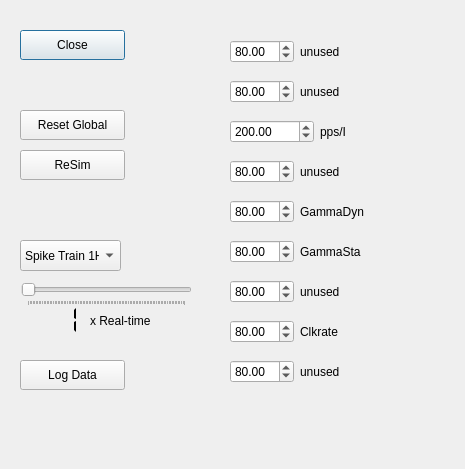
<?xml version="1.0" encoding="UTF-8"?>
<ui version="4.0">
 <class>Dialog</class>
 <widget class="QDialog" name="Dialog">
  <property name="windowModality">
   <enum>Qt::WindowModal</enum>
  </property>
  <property name="geometry">
   <rect>
    <x>0</x>
    <y>0</y>
    <width>465</width>
    <height>469</height>
   </rect>
  </property>
  <property name="windowTitle">
   <string>Dialog</string>
  </property>
  <widget class="QPushButton" name="pushButton_2">
   <property name="geometry">
    <rect>
     <x>20</x>
     <y>30</y>
     <width>105</width>
     <height>30</height>
    </rect>
   </property>
   <property name="text">
    <string>Close</string>
   </property>
  </widget>
  <widget class="QPushButton" name="pushButton_4">
   <property name="geometry">
    <rect>
     <x>20</x>
     <y>110</y>
     <width>105</width>
     <height>30</height>
    </rect>
   </property>
   <property name="text">
    <string>Reset Global</string>
   </property>
   <property name="checkable">
    <bool>true</bool>
   </property>
  </widget>
  <widget class="QPushButton" name="pushButton_5">
   <property name="geometry">
    <rect>
     <x>20</x>
     <y>150</y>
     <width>105</width>
     <height>30</height>
    </rect>
   </property>
   <property name="text">
    <string>ReSim</string>
   </property>
   <property name="checkable">
    <bool>true</bool>
   </property>
  </widget>
  <widget class="QComboBox" name="comboBox">
   <property name="geometry">
    <rect>
     <x>20</x>
     <y>240</y>
     <width>101</width>
     <height>31</height>
    </rect>
   </property>
   <item>
    <property name="text">
     <string>Spike Train 1Hz</string>
    </property>
   </item>
   <item>
    <property name="text">
     <string>Spike Train 10Hz</string>
    </property>
   </item>
   <item>
    <property name="text">
     <string>Spike Train 20Hz</string>
    </property>
   </item>
  </widget>
  <widget class="QWidget" name="layoutWidget">
   <property name="geometry">
    <rect>
     <x>230</x>
     <y>80</y>
     <width>176</width>
     <height>34</height>
    </rect>
   </property>
   <layout class="QFormLayout" name="formLayout_1">
    <item row="0" column="1">
     <widget class="QLabel" name="label_1">
      <property name="text">
       <string>unused</string>
      </property>
     </widget>
    </item>
    <item row="0" column="0">
     <widget class="QDoubleSpinBox" name="doubleSpinBox_1">
      <property name="maximum">
       <double>200.000000000000000</double>
      </property>
      <property name="value">
       <double>80.000000000000000</double>
      </property>
     </widget>
    </item>
   </layout>
  </widget>
  <widget class="QSlider" name="horizontalSlider">
   <property name="geometry">
    <rect>
     <x>21</x>
     <y>281</y>
     <width>171</width>
     <height>25</height>
    </rect>
   </property>
   <property name="minimum">
    <number>1</number>
   </property>
   <property name="maximum">
    <number>1000</number>
   </property>
   <property name="tracking">
    <bool>false</bool>
   </property>
   <property name="orientation">
    <enum>Qt::Horizontal</enum>
   </property>
   <property name="invertedControls">
    <bool>true</bool>
   </property>
   <property name="tickPosition">
    <enum>QSlider::TicksBelow</enum>
   </property>
   <property name="tickInterval">
    <number>10</number>
   </property>
  </widget>
  <widget class="QLCDNumber" name="lcdNumber">
   <property name="geometry">
    <rect>
     <x>0</x>
     <y>300</y>
     <width>81</width>
     <height>40</height>
    </rect>
   </property>
   <property name="sizePolicy">
    <sizepolicy hsizetype="Minimum" vsizetype="Minimum">
     <horstretch>0</horstretch>
     <verstretch>0</verstretch>
    </sizepolicy>
   </property>
   <property name="palette">
    <palette>
     <active>
      <colorrole role="WindowText">
       <brush brushstyle="SolidPattern">
        <color alpha="255">
         <red>0</red>
         <green>0</green>
         <blue>0</blue>
        </color>
       </brush>
      </colorrole>
      <colorrole role="Button">
       <brush brushstyle="SolidPattern">
        <color alpha="255">
         <red>255</red>
         <green>0</green>
         <blue>0</blue>
        </color>
       </brush>
      </colorrole>
      <colorrole role="Light">
       <brush brushstyle="SolidPattern">
        <color alpha="255">
         <red>255</red>
         <green>127</green>
         <blue>127</blue>
        </color>
       </brush>
      </colorrole>
      <colorrole role="Midlight">
       <brush brushstyle="SolidPattern">
        <color alpha="255">
         <red>255</red>
         <green>63</green>
         <blue>63</blue>
        </color>
       </brush>
      </colorrole>
      <colorrole role="Dark">
       <brush brushstyle="SolidPattern">
        <color alpha="255">
         <red>127</red>
         <green>0</green>
         <blue>0</blue>
        </color>
       </brush>
      </colorrole>
      <colorrole role="Mid">
       <brush brushstyle="SolidPattern">
        <color alpha="255">
         <red>170</red>
         <green>0</green>
         <blue>0</blue>
        </color>
       </brush>
      </colorrole>
      <colorrole role="Text">
       <brush brushstyle="SolidPattern">
        <color alpha="255">
         <red>0</red>
         <green>0</green>
         <blue>0</blue>
        </color>
       </brush>
      </colorrole>
      <colorrole role="BrightText">
       <brush brushstyle="SolidPattern">
        <color alpha="255">
         <red>255</red>
         <green>255</green>
         <blue>255</blue>
        </color>
       </brush>
      </colorrole>
      <colorrole role="ButtonText">
       <brush brushstyle="SolidPattern">
        <color alpha="255">
         <red>0</red>
         <green>0</green>
         <blue>0</blue>
        </color>
       </brush>
      </colorrole>
      <colorrole role="Base">
       <brush brushstyle="SolidPattern">
        <color alpha="255">
         <red>255</red>
         <green>255</green>
         <blue>255</blue>
        </color>
       </brush>
      </colorrole>
      <colorrole role="Window">
       <brush brushstyle="SolidPattern">
        <color alpha="255">
         <red>255</red>
         <green>0</green>
         <blue>0</blue>
        </color>
       </brush>
      </colorrole>
      <colorrole role="Shadow">
       <brush brushstyle="SolidPattern">
        <color alpha="255">
         <red>0</red>
         <green>0</green>
         <blue>0</blue>
        </color>
       </brush>
      </colorrole>
      <colorrole role="AlternateBase">
       <brush brushstyle="SolidPattern">
        <color alpha="255">
         <red>255</red>
         <green>127</green>
         <blue>127</blue>
        </color>
       </brush>
      </colorrole>
      <colorrole role="ToolTipBase">
       <brush brushstyle="SolidPattern">
        <color alpha="255">
         <red>255</red>
         <green>255</green>
         <blue>220</blue>
        </color>
       </brush>
      </colorrole>
      <colorrole role="ToolTipText">
       <brush brushstyle="SolidPattern">
        <color alpha="255">
         <red>0</red>
         <green>0</green>
         <blue>0</blue>
        </color>
       </brush>
      </colorrole>
     </active>
     <inactive>
      <colorrole role="WindowText">
       <brush brushstyle="SolidPattern">
        <color alpha="255">
         <red>0</red>
         <green>0</green>
         <blue>0</blue>
        </color>
       </brush>
      </colorrole>
      <colorrole role="Button">
       <brush brushstyle="SolidPattern">
        <color alpha="255">
         <red>255</red>
         <green>0</green>
         <blue>0</blue>
        </color>
       </brush>
      </colorrole>
      <colorrole role="Light">
       <brush brushstyle="SolidPattern">
        <color alpha="255">
         <red>255</red>
         <green>127</green>
         <blue>127</blue>
        </color>
       </brush>
      </colorrole>
      <colorrole role="Midlight">
       <brush brushstyle="SolidPattern">
        <color alpha="255">
         <red>255</red>
         <green>63</green>
         <blue>63</blue>
        </color>
       </brush>
      </colorrole>
      <colorrole role="Dark">
       <brush brushstyle="SolidPattern">
        <color alpha="255">
         <red>127</red>
         <green>0</green>
         <blue>0</blue>
        </color>
       </brush>
      </colorrole>
      <colorrole role="Mid">
       <brush brushstyle="SolidPattern">
        <color alpha="255">
         <red>170</red>
         <green>0</green>
         <blue>0</blue>
        </color>
       </brush>
      </colorrole>
      <colorrole role="Text">
       <brush brushstyle="SolidPattern">
        <color alpha="255">
         <red>0</red>
         <green>0</green>
         <blue>0</blue>
        </color>
       </brush>
      </colorrole>
      <colorrole role="BrightText">
       <brush brushstyle="SolidPattern">
        <color alpha="255">
         <red>255</red>
         <green>255</green>
         <blue>255</blue>
        </color>
       </brush>
      </colorrole>
      <colorrole role="ButtonText">
       <brush brushstyle="SolidPattern">
        <color alpha="255">
         <red>0</red>
         <green>0</green>
         <blue>0</blue>
        </color>
       </brush>
      </colorrole>
      <colorrole role="Base">
       <brush brushstyle="SolidPattern">
        <color alpha="255">
         <red>255</red>
         <green>255</green>
         <blue>255</blue>
        </color>
       </brush>
      </colorrole>
      <colorrole role="Window">
       <brush brushstyle="SolidPattern">
        <color alpha="255">
         <red>255</red>
         <green>0</green>
         <blue>0</blue>
        </color>
       </brush>
      </colorrole>
      <colorrole role="Shadow">
       <brush brushstyle="SolidPattern">
        <color alpha="255">
         <red>0</red>
         <green>0</green>
         <blue>0</blue>
        </color>
       </brush>
      </colorrole>
      <colorrole role="AlternateBase">
       <brush brushstyle="SolidPattern">
        <color alpha="255">
         <red>255</red>
         <green>127</green>
         <blue>127</blue>
        </color>
       </brush>
      </colorrole>
      <colorrole role="ToolTipBase">
       <brush brushstyle="SolidPattern">
        <color alpha="255">
         <red>255</red>
         <green>255</green>
         <blue>220</blue>
        </color>
       </brush>
      </colorrole>
      <colorrole role="ToolTipText">
       <brush brushstyle="SolidPattern">
        <color alpha="255">
         <red>0</red>
         <green>0</green>
         <blue>0</blue>
        </color>
       </brush>
      </colorrole>
     </inactive>
     <disabled>
      <colorrole role="WindowText">
       <brush brushstyle="SolidPattern">
        <color alpha="255">
         <red>127</red>
         <green>0</green>
         <blue>0</blue>
        </color>
       </brush>
      </colorrole>
      <colorrole role="Button">
       <brush brushstyle="SolidPattern">
        <color alpha="255">
         <red>255</red>
         <green>0</green>
         <blue>0</blue>
        </color>
       </brush>
      </colorrole>
      <colorrole role="Light">
       <brush brushstyle="SolidPattern">
        <color alpha="255">
         <red>255</red>
         <green>127</green>
         <blue>127</blue>
        </color>
       </brush>
      </colorrole>
      <colorrole role="Midlight">
       <brush brushstyle="SolidPattern">
        <color alpha="255">
         <red>255</red>
         <green>63</green>
         <blue>63</blue>
        </color>
       </brush>
      </colorrole>
      <colorrole role="Dark">
       <brush brushstyle="SolidPattern">
        <color alpha="255">
         <red>127</red>
         <green>0</green>
         <blue>0</blue>
        </color>
       </brush>
      </colorrole>
      <colorrole role="Mid">
       <brush brushstyle="SolidPattern">
        <color alpha="255">
         <red>170</red>
         <green>0</green>
         <blue>0</blue>
        </color>
       </brush>
      </colorrole>
      <colorrole role="Text">
       <brush brushstyle="SolidPattern">
        <color alpha="255">
         <red>127</red>
         <green>0</green>
         <blue>0</blue>
        </color>
       </brush>
      </colorrole>
      <colorrole role="BrightText">
       <brush brushstyle="SolidPattern">
        <color alpha="255">
         <red>255</red>
         <green>255</green>
         <blue>255</blue>
        </color>
       </brush>
      </colorrole>
      <colorrole role="ButtonText">
       <brush brushstyle="SolidPattern">
        <color alpha="255">
         <red>127</red>
         <green>0</green>
         <blue>0</blue>
        </color>
       </brush>
      </colorrole>
      <colorrole role="Base">
       <brush brushstyle="SolidPattern">
        <color alpha="255">
         <red>255</red>
         <green>0</green>
         <blue>0</blue>
        </color>
       </brush>
      </colorrole>
      <colorrole role="Window">
       <brush brushstyle="SolidPattern">
        <color alpha="255">
         <red>255</red>
         <green>0</green>
         <blue>0</blue>
        </color>
       </brush>
      </colorrole>
      <colorrole role="Shadow">
       <brush brushstyle="SolidPattern">
        <color alpha="255">
         <red>0</red>
         <green>0</green>
         <blue>0</blue>
        </color>
       </brush>
      </colorrole>
      <colorrole role="AlternateBase">
       <brush brushstyle="SolidPattern">
        <color alpha="255">
         <red>255</red>
         <green>0</green>
         <blue>0</blue>
        </color>
       </brush>
      </colorrole>
      <colorrole role="ToolTipBase">
       <brush brushstyle="SolidPattern">
        <color alpha="255">
         <red>255</red>
         <green>255</green>
         <blue>220</blue>
        </color>
       </brush>
      </colorrole>
      <colorrole role="ToolTipText">
       <brush brushstyle="SolidPattern">
        <color alpha="255">
         <red>0</red>
         <green>0</green>
         <blue>0</blue>
        </color>
       </brush>
      </colorrole>
     </disabled>
    </palette>
   </property>
   <property name="frameShape">
    <enum>QFrame::Panel</enum>
   </property>
   <property name="frameShadow">
    <enum>QFrame::Sunken</enum>
   </property>
   <property name="lineWidth">
    <number>0</number>
   </property>
   <property name="midLineWidth">
    <number>8</number>
   </property>
   <property name="segmentStyle">
    <enum>QLCDNumber::Flat</enum>
   </property>
   <property name="intValue" stdset="0">
    <number>1</number>
   </property>
  </widget>
  <widget class="QLabel" name="label_3">
   <property name="geometry">
    <rect>
     <x>90</x>
     <y>310</y>
     <width>87</width>
     <height>22</height>
    </rect>
   </property>
   <property name="text">
    <string>x Real-time</string>
   </property>
  </widget>
  <widget class="QPushButton" name="pushButtonData">
   <property name="geometry">
    <rect>
     <x>20</x>
     <y>360</y>
     <width>105</width>
     <height>30</height>
    </rect>
   </property>
   <property name="text">
    <string>Log Data</string>
   </property>
   <property name="checkable">
    <bool>true</bool>
   </property>
   <property name="checked">
    <bool>false</bool>
   </property>
   <property name="default">
    <bool>false</bool>
   </property>
   <property name="flat">
    <bool>false</bool>
   </property>
  </widget>
  <widget class="QWidget" name="layoutWidget_2">
   <property name="geometry">
    <rect>
     <x>230</x>
     <y>120</y>
     <width>176</width>
     <height>34</height>
    </rect>
   </property>
   <layout class="QFormLayout" name="formLayout_2">
    <item row="0" column="1">
     <widget class="QLabel" name="label_2">
      <property name="text">
       <string>pps/I</string>
      </property>
     </widget>
    </item>
    <item row="0" column="0">
     <widget class="QDoubleSpinBox" name="doubleSpinBox_2">
      <property name="maximum">
       <double>1000000.000000000000000</double>
      </property>
      <property name="value">
       <double>200.000000000000000</double>
      </property>
     </widget>
    </item>
   </layout>
  </widget>
  <widget class="QWidget" name="layoutWidget_3">
   <property name="geometry">
    <rect>
     <x>230</x>
     <y>160</y>
     <width>176</width>
     <height>34</height>
    </rect>
   </property>
   <layout class="QFormLayout" name="formLayout_3">
    <item row="0" column="1">
     <widget class="QLabel" name="label_4">
      <property name="text">
       <string>unused</string>
      </property>
     </widget>
    </item>
    <item row="0" column="0">
     <widget class="QDoubleSpinBox" name="doubleSpinBox_3">
      <property name="maximum">
       <double>200.000000000000000</double>
      </property>
      <property name="value">
       <double>80.000000000000000</double>
      </property>
     </widget>
    </item>
   </layout>
  </widget>
  <widget class="QWidget" name="layoutWidget_4">
   <property name="geometry">
    <rect>
     <x>230</x>
     <y>200</y>
     <width>176</width>
     <height>34</height>
    </rect>
   </property>
   <layout class="QFormLayout" name="formLayout_4">
    <item row="0" column="1">
     <widget class="QLabel" name="label_5">
      <property name="text">
       <string>GammaDyn</string>
      </property>
     </widget>
    </item>
    <item row="0" column="0">
     <widget class="QDoubleSpinBox" name="doubleSpinBox_4">
      <property name="maximum">
       <double>200.000000000000000</double>
      </property>
      <property name="value">
       <double>80.000000000000000</double>
      </property>
     </widget>
    </item>
   </layout>
  </widget>
  <widget class="QWidget" name="layoutWidget_5">
   <property name="geometry">
    <rect>
     <x>230</x>
     <y>360</y>
     <width>176</width>
     <height>34</height>
    </rect>
   </property>
   <layout class="QFormLayout" name="formLayout_5">
    <item row="0" column="1">
     <widget class="QLabel" name="label_6">
      <property name="text">
       <string>unused</string>
      </property>
     </widget>
    </item>
    <item row="0" column="0">
     <widget class="QDoubleSpinBox" name="doubleSpinBox_5">
      <property name="maximum">
       <double>200.000000000000000</double>
      </property>
      <property name="value">
       <double>80.000000000000000</double>
      </property>
     </widget>
    </item>
   </layout>
  </widget>
  <widget class="QWidget" name="layoutWidget_6">
   <property name="geometry">
    <rect>
     <x>230</x>
     <y>280</y>
     <width>176</width>
     <height>34</height>
    </rect>
   </property>
   <layout class="QFormLayout" name="formLayout_6">
    <item row="0" column="1">
     <widget class="QLabel" name="label_7">
      <property name="text">
       <string>unused</string>
      </property>
     </widget>
    </item>
    <item row="0" column="0">
     <widget class="QDoubleSpinBox" name="doubleSpinBox_6">
      <property name="maximum">
       <double>200.000000000000000</double>
      </property>
      <property name="value">
       <double>80.000000000000000</double>
      </property>
     </widget>
    </item>
   </layout>
  </widget>
  <widget class="QWidget" name="layoutWidget_7">
   <property name="geometry">
    <rect>
     <x>230</x>
     <y>240</y>
     <width>176</width>
     <height>34</height>
    </rect>
   </property>
   <layout class="QFormLayout" name="formLayout_7">
    <item row="0" column="1">
     <widget class="QLabel" name="label_8">
      <property name="text">
       <string>GammaSta</string>
      </property>
     </widget>
    </item>
    <item row="0" column="0">
     <widget class="QDoubleSpinBox" name="doubleSpinBox_7">
      <property name="maximum">
       <double>200.000000000000000</double>
      </property>
      <property name="value">
       <double>80.000000000000000</double>
      </property>
     </widget>
    </item>
   </layout>
  </widget>
  <widget class="QWidget" name="layoutWidget_8">
   <property name="geometry">
    <rect>
     <x>230</x>
     <y>320</y>
     <width>176</width>
     <height>34</height>
    </rect>
   </property>
   <layout class="QFormLayout" name="formLayout_8">
    <item row="0" column="1">
     <widget class="QLabel" name="label_9">
      <property name="text">
       <string>Clkrate</string>
      </property>
     </widget>
    </item>
    <item row="0" column="0">
     <widget class="QDoubleSpinBox" name="doubleSpinBox_8">
      <property name="maximum">
       <double>200.000000000000000</double>
      </property>
      <property name="value">
       <double>80.000000000000000</double>
      </property>
     </widget>
    </item>
   </layout>
  </widget>
  <widget class="QWidget" name="layoutWidget_9">
   <property name="geometry">
    <rect>
     <x>230</x>
     <y>40</y>
     <width>176</width>
     <height>34</height>
    </rect>
   </property>
   <layout class="QFormLayout" name="formLayout_0">
    <item row="0" column="1">
     <widget class="QLabel" name="label_0">
      <property name="text">
       <string>unused</string>
      </property>
     </widget>
    </item>
    <item row="0" column="0">
     <widget class="QDoubleSpinBox" name="doubleSpinBox_0">
      <property name="maximum">
       <double>200.000000000000000</double>
      </property>
      <property name="value">
       <double>80.000000000000000</double>
      </property>
     </widget>
    </item>
   </layout>
  </widget>
 </widget>
 <resources/>
 <connections>
  <connection>
   <sender>horizontalSlider</sender>
   <signal>valueChanged(int)</signal>
   <receiver>lcdNumber</receiver>
   <slot>display(int)</slot>
   <hints>
    <hint type="sourcelabel">
     <x>81</x>
     <y>291</y>
    </hint>
    <hint type="destinationlabel">
     <x>57</x>
     <y>317</y>
    </hint>
   </hints>
  </connection>
  <connection>
   <sender>pushButton_2</sender>
   <signal>clicked()</signal>
   <receiver>Dialog</receiver>
   <slot>close()</slot>
   <hints>
    <hint type="sourcelabel">
     <x>98</x>
     <y>47</y>
    </hint>
    <hint type="destinationlabel">
     <x>208</x>
     <y>47</y>
    </hint>
   </hints>
  </connection>
  <connection>
   <sender>horizontalSlider</sender>
   <signal>sliderMoved(int)</signal>
   <receiver>lcdNumber</receiver>
   <slot>display(int)</slot>
   <hints>
    <hint type="sourcelabel">
     <x>106</x>
     <y>293</y>
    </hint>
    <hint type="destinationlabel">
     <x>40</x>
     <y>319</y>
    </hint>
   </hints>
  </connection>
 </connections>
</ui>
